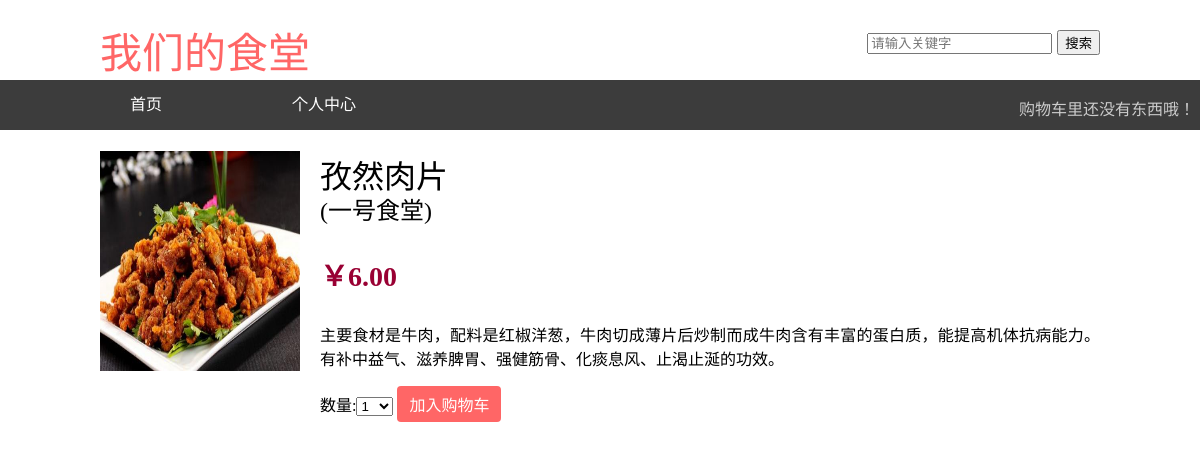
Page /16/no1_10/ on the committed database.
### rank/models.py (models this page shows, shortened)
class Product(models.Model):
    restaurant = models.ForeignKey(Restaurant,
                                 related_name='products')
    name = models.CharField(max_length=200, db_index=True)
    slug = models.SlugField(max_length=200, db_index=True)
    image = models.ImageField(upload_to='products/%Y/%m/%d',
                              blank=True)
    description = models.TextField(blank=True)
    price = models.DecimalField(max_digits=10, decimal_places=2)
    stock = models.PositiveIntegerField()
    available = models.BooleanField(default=True)
    created = models.DateTimeField(auto_now_add=True)
    updated = models.DateTimeField(auto_now=True)
    grade = models.FloatField(default=0.00)
    myrank = models.FloatField(default=0.00)
    class Meta:
        ordering = ('name',)
        index_together = (('id', 'slug'),)

class Restaurant(models.Model):
	 name = models.CharField(max_length=200,
							      db_index=True)
	 slug = models.SlugField(max_length=200,
	                        db_index=True,
							       unique=True)
	 class Meta:
		  ordering = ('name',)
		  verbose_name = 'restaurant'
		  verbose_name_plural = 'restaurants'
	 def __str__(self):
		  return self.name
	 def get_absolute_url(self):
		  return reverse('rank:product_list_by_restaurant',
                        args=[self.slug])

### rank/views.py (the view)
def product_detail(request, id, slug):
    product = get_object_or_404(Product,
                                id=id,
                                slug=slug,
                                available=True)
    cart_product_form = CartAddProductForm()
    return render(request,
                  'rank/product/detail.html',
                  {'product': product,
                   'cart_product_form': cart_product_form})

### cart/forms.py
class CartAddProductForm(forms.Form):
    quantity = forms.TypedChoiceField(
                choices=PRODUCT_QUANTITY_CHOICES,
                coerce=int,
                label = "数量")
    update = forms.BooleanField(required=False,
                initial=False,
                widget=forms.HiddenInput)

### rank/templates/rank/product/detail.html (shortened to what this page needs)
{% extends "rank/base.html" %}
{% load static %}
{% block content %}
    <div class="product-detail">
        <img class="my-img2" src="{% if product.image %}{{ product.image.url }}{% else %}{% static "img/no_image.png" %}{% endif %}">
        <h1>{{ product.name }}</h1>
        <h2><a href="{{ product.restaurant.get_absolute_url }}">({{ product.restaurant }})</a></h2>
        <p class="price">￥{{ product.price }}</p>
            {{ product.description|linebreaks }}
    </div>
<form action="{% url "cart:cart_add" product.id %}" method="post">
{{ cart_product_form }}
<input type="submit" value="加入购物车">
</form>
{% endblock %}

### rank/static/css/base.css (style rules this page uses)
.my-img2 { width: 330px; height: 220px; }
body { margin:0; padding:0; font-family:helvetica, sans-serif; }
h1 { font-family:宋体; font-weight:normal; height:30px; }
h2 { font-family:宋体; font-weight:normal; }
a { text-decoration:none; color:#000000; font-family:宋体; margin-left:0; }
a.button, input[type="submit"] { color:#ffffff; background:#ff6666; border-radius:4px; padding:6px 12px; font-size:16px; border:0; }
.product-detail { text-align:justify; }
.product-detail .price { color:#990033; font-size:28px; font-weight:bold; }
.product-detail img { width:20%; float:left; padding:0 20px 20px 0; }
.product-detail h1 { margin-bottom:0; }
.product-detail h2 { margin-top:10px; }

### rows in the picture
Product: image (picture), name "孜然肉片", restaurant "一号食堂", price "6.00", description "主要食材是牛肉，配料是红椒洋葱，牛肉切成薄片后炒制而成牛肉含有丰富的蛋白质，能提高机体抗病能力。有补中益气、滋养脾胃、强健筋骨、化痰息风、止渴止涎的功效。"
